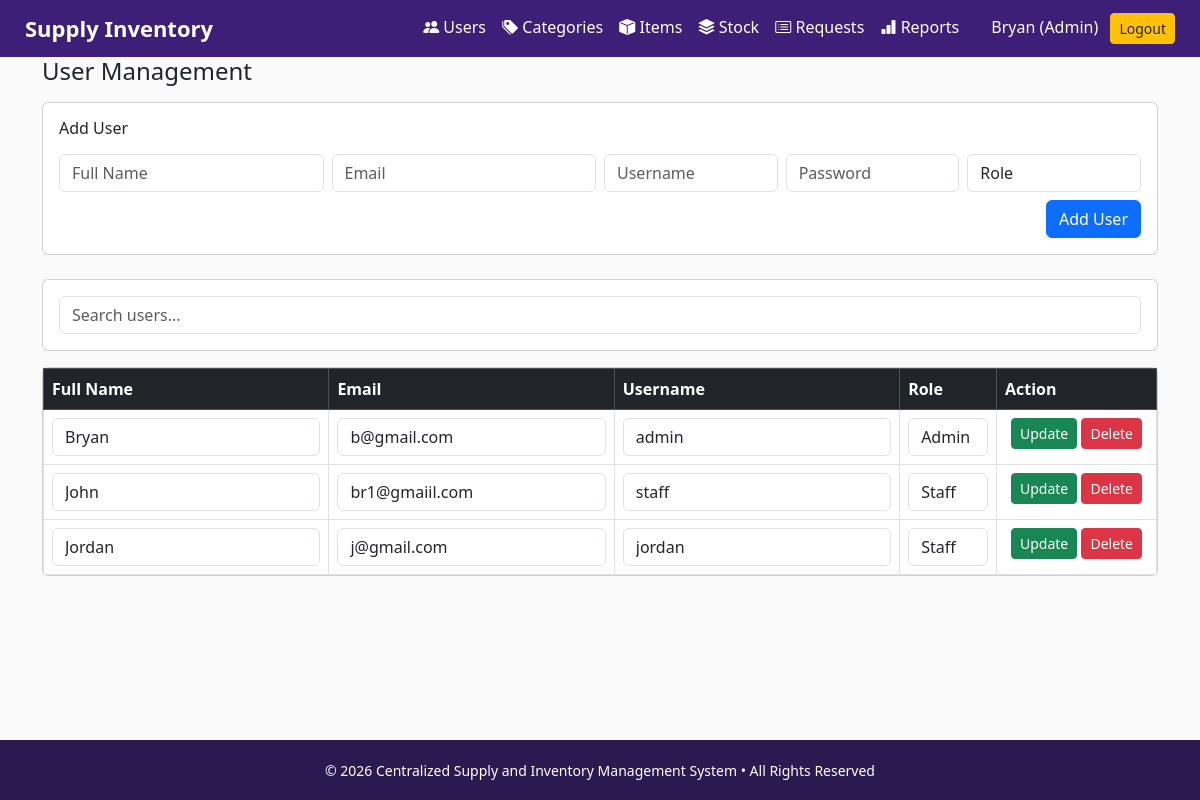
Page /dashboard.php?page=users (signed in) on the committed database.
### tables this page shows
CREATE TABLE `users` (
  `id` int(11) NOT NULL,
  `fullname` varchar(100) NOT NULL,
  `email` varchar(100) NOT NULL,
  `username` varchar(50) NOT NULL,
  `password` varchar(255) NOT NULL,
  `role` enum('Admin','Staff') NOT NULL,
  `created_at` timestamp NOT NULL DEFAULT current_timestamp()
);

### admin/users.php (the view, shortened to what this page needs)
<?php
$stmt = $conn->prepare("SELECT * FROM users ORDER BY fullname ASC");
$stmt->execute();
$result = $stmt->get_result();
?>
<h4 class="mb-3">User Management</h4>
<div class="card mb-4">
    <div class="card-body">
        <h6 class="mb-3">Add User</h6>
        <form method="POST" class="row g-2">
            <div class="col-md-3">
                <input name="fullname" class="form-control" placeholder="Full Name" required>
            </div>
            <div class="col-md-3">
                <input name="email" type="email" class="form-control" placeholder="Email" required>
            </div>
            <div class="col-md-2">
                <input name="username" class="form-control" placeholder="Username" required>
            </div>
            <div class="col-md-2">
                <input name="password" type="password" class="form-control" placeholder="Password" required>
            </div>
            <div class="col-md-2">
                <select name="role" class="form-control" required>
                    <option value="">Role</option>
                </select>
            </div>
            <div class="col-md-12 text-end">
                <button name="add" class="btn btn-primary">Add User</button>
            </div>
        </form>
    </div>
</div>
<div class="card mb-3">
    <div class="card-body">
        <input type="text" id="search" class="form-control" placeholder="Search users...">
    </div>
</div>
<div class="card">
    <div class="card-body p-0">
        <table class="table table-bordered table-hover mb-0">
            <thead class="table-dark">
                <tr>
                    <th>Full Name</th>
                    <th>Email</th>
                    <th>Username</th>
                    <th>Role</th>
                    <th width="160">Action</th>
                </tr>
            </thead>
            <tbody id="usersTable">
                <?php while ($row = $result->fetch_assoc()): ?>
                <tr>
                    <form method="POST">
                        <td>
                            <input name="fullname" value="<?= $row['fullname'] ?>" class="form-control">
                        </td>
                        <td>
                            <input name="email" type="email" value="<?= $row['email'] ?>" class="form-control">
                        </td>
                        <td>
                            <input name="username" value="<?= $row['username'] ?>" class="form-control">
                        </td>
                        <td>
                            <select name="role" class="form-control">
                                <option value="Admin" <?= $row['role']=='Admin'?'selected':'' ?>>Admin</option>
                                <option value="Staff" <?= $row['role']=='Staff'?'selected':'' ?>>Staff</option>
                            </select>
                        </td>
                        <td class="text-center">
                            <button name="update" class="btn btn-success btn-sm">Update</button>
                            <a href="dashboard.php?page=users&delete=<?= $row['id'] ?>"
                               class="btn btn-danger btn-sm"
                               onclick="return confirm('Delete this user?')">
                               Delete
                            </a>
                        </td>
                    </form>
                </tr>
                <?php endwhile; ?>
            </tbody>
        </table>
    </div>
</div>

### dashboard.php (shortened to what this page needs)
<?php
$role = $_SESSION['role'];
$fullname = $_SESSION['fullname'];
$page = $_GET['page'] ?? 'home';
?>
<!DOCTYPE html>
<html>
<head>
<link href="https://cdn.jsdelivr.net/npm/bootstrap-icons/font/bootstrap-icons.css" rel="stylesheet">
<link href="https://cdn.jsdelivr.net/npm/bootstrap-icons@1.11.1/font/bootstrap-icons.css" rel="stylesheet">
<link href="https://cdn.jsdelivr.net/npm/bootstrap-icons@1.11.1/font/bootstrap-icons.css" rel="stylesheet">
<link href="https://cdn.jsdelivr.net/npm/bootstrap@5.3.2/dist/css/bootstrap.min.css" rel="stylesheet">
</head>
<body>
<div class="topbar d-flex justify-content-between align-items-center">
    <div>
        <a href="dashboard.php" class="brand">Supply Inventory</a>
    </div>
    <div>
      <?php if ($role=="Admin"): ?>
    <a class="nav-btn" href="dashboard.php?page=users">
        <i class="bi bi-people-fill"></i> Users
    </a>
    <a class="nav-btn" href="dashboard.php?page=categories">
        <i class="bi bi-tags-fill"></i> Categories
    </a>
    <a class="nav-btn" href="dashboard.php?page=items">
        <i class="bi bi-box-fill"></i> Items
    </a>
    <a class="nav-btn" href="dashboard.php?page=stock">
        <i class="bi bi-stack"></i> Stock
    </a>
    <a class="nav-btn" href="dashboard.php?page=requests">
        <i class="bi bi-card-list"></i> Requests
    </a>
    <a class="nav-btn" href="dashboard.php?page=reports">
        <i class="bi bi-bar-chart-fill"></i> Reports
    </a>
<?php endif; ?>
        <span class="ms-3 me-2"><?= $fullname ?> (<?= $role ?>)</span>
        <a href="logout.php" class="btn btn-warning btn-sm text-dark">Logout</a>
    </div>
</div>
<div class="container flex-grow-1">
<?php
if ($role=="Admin") {
        ?>
        <?php
    switch($page){
        case 'users':
        case 'categories':
        case 'items':
        case 'stock':
        case 'requests':
        case 'reports':
            include "admin/{$page}.php";
            break;
            ?>
            <?php
    }
}
        ?>
</div>
<div class="global-footer">
    <small>© <?= date('Y'); ?> Centralized Supply and Inventory Management System • All Rights Reserved</small>
</div>
</body>
</html>

### dashboard.php (style rules this page uses)
body { background:#fafafb; font-family: 'Segoe UI', sans-serif; min-height:100vh; display:flex; flex-direction:column; }
.topbar { background:#3e1f77; color:white; padding:12px 25px; }
.brand { font-size:22px; font-weight:700; text-decoration:none; color:white; }
.nav-btn { color:white; margin-right:12px; text-decoration:none; font-weight:500; }
.global-footer { background:#2a1a4f; color:white; padding:18px; margin-top:40px; text-align:center; }

### rows in the picture
users: fullname "Bryan", email "b@gmail.com", username "admin", role "Admin"
users: fullname "John", email "br1@gmaiil.com", username "staff", role "Staff"
users: fullname "Jordan", email "j@gmail.com", username "jordan", role "Staff"

### other values in the picture
$fullname "Bryan"
$role "Admin"
